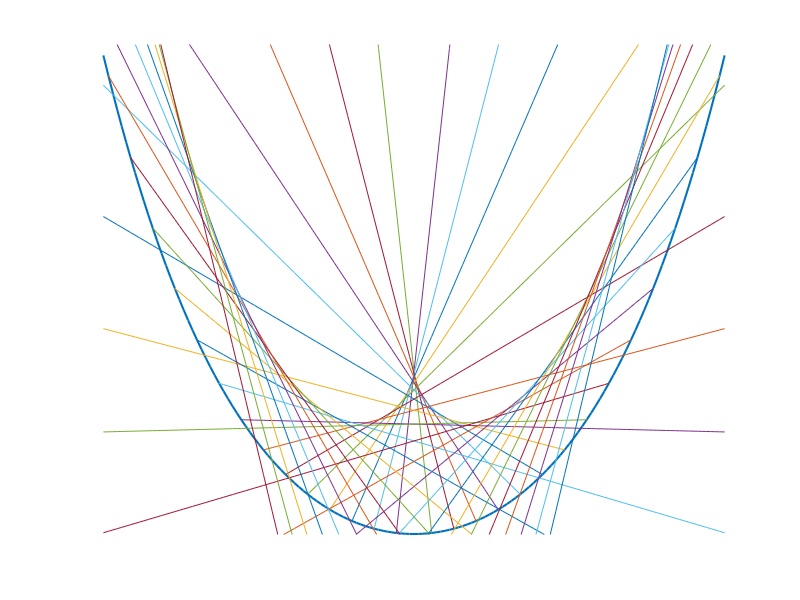

Recreate this plot in MATLAB. (Note: this script raises an error after producing the figure.)
k=1;
xm=1;
ym=2;


t2=(-xm:1/100:xm);
x3=t2;
y3=t2.*t2+k*t2.*t2.*t2.*t2;
 
plot(x3,y3,'linewidth',1.5)
axis([-.70 .70 0 0.75])
axis off
hold on


for i=0:20;

a=0.01-i/20;
x=a;
y=a*a+k*a*a*a*a;
m1=2*a+4*k*a*a*a;
m2=-1/m1;
x2=a-2*m1*(ym-y)/(1-m1*m1);

t10=(0:1:200);
t5=t10./100;
m5=-2*m1/(1-m1*m1);
m6=1/m5;
x5=x+t5;
y5=y+m6.*t5;
x10=-x5;
plot(x5,y5,x10,y5)



end

rdot=sprintf('%c',183)
text(-.01,0.26,rdot,'fontname','symbol','fontweight','bold','fontsize',20)

q=[0 0];
r=[0 2];
line(q,r)

hold off
